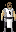

Tiled map render using the project's own tile images. Description and the map definition, with tile-layer contents summarised, below:
An orthogonal 1x2 tile map with 16x16 px tiles, 1 tile layer (Tile Layer 1).

<map version="1.2" tiledversion="1.2.1" orientation="orthogonal" renderorder="right-down" width="1" height="2" tilewidth="16" tileheight="16" infinite="0" nextlayerid="2" nextobjectid="1">
 <tileset firstgid="1" source="dungeon.tsx" />
 <layer id="1" name="Tile Layer 1" width="1" height="2">
  <data>[2 cells, 2 non-empty, 2 distinct tile ids]</data>
 </layer>
</map>
